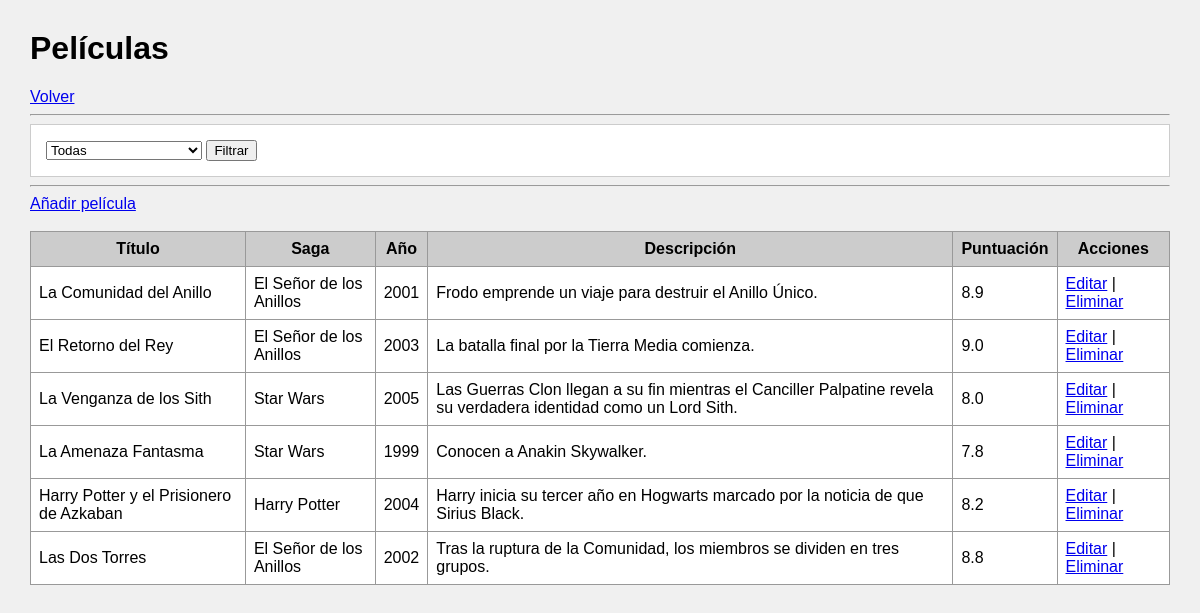
/listar.php (signed in), run on the app's committed database.
### tables this page shows
CREATE TABLE `peliculas` (
  `id_pelicula` int(11) NOT NULL,
  `titulo` varchar(150) NOT NULL,
  `saga` varchar(100) NOT NULL,
  `anyo` int(4) NOT NULL,
  `descripcion` text NOT NULL,
  `puntuacion` decimal(3,1) NOT NULL
);

### funciones.php (called while the page is built, shortened)
<?php
function obtenerPeliculas($conn)
{
    return $conn->query("SELECT * FROM peliculas");
}
?>

### listar.php (the view, shortened to what this page needs)
<?php
require_once 'conexion.php';
require_once 'funciones.php';
$peliculas = (isset($_POST['saga']) && $_POST['saga'] != "")
    ? obtenerPeliculasPorSaga($conn, $_POST['saga'])
    : obtenerPeliculas($conn);
?>
<!DOCTYPE html>
<html lang="es">
<head>
    <link rel="stylesheet" href="estilos.css">
</head>
<body>
    <h1>Películas</h1>
    <a href="index.php">Volver</a>
    <hr>
    <form method="POST">
        <select name="saga">
            <option value="">Todas</option>
        </select>
        <input type="submit" value="Filtrar">
        </form>
        <hr>
        <a href="insertar.php">Añadir película</a>
    <br><br>
    <table border="1">
        <tr>
            <th>Título</th>
            <th>Saga</th>
            <th>Año</th>
            <th>Descripción</th>
            <th>Puntuación</th>
            <th>Acciones</th>
        </tr>
        <?php while ($f = $peliculas->fetch_assoc()) { ?>
                <tr>
                    <td><?php echo $f['titulo']; ?></td>
                    <td><?php echo $f['saga']; ?></td>
                    <td><?php echo $f['anyo']; ?></td>
                    <td><?php echo $f['descripcion']; ?></td>
                    <td><?php echo $f['puntuacion']; ?></td>
                    <td>
                        <a href=" editar.php?id=<?php echo $f['id_pelicula']; ?>">Editar</a> |
                <a href="listar.php?eliminar=<?php echo $f['id_pelicula']; ?>"
                    onclick="return confirm('¿Eliminar?')">Eliminar</a>
                </td>
                </tr>
        <?php } ?>
        </table>
</body>
</html>

### css/estilos.css (style rules this page uses)
body { font-family: sans-serif; margin: 30px; background-color: #f0f0f0; }
table { width: 100%; border-collapse: collapse; background-color: white; }
th, td { border: 1px solid #999; padding: 8px; }
th { background-color: #ccc; }
form { background: white; padding: 15px; border: 1px solid #ccc; }

### data on the page
peliculas: titulo "La Comunidad del Anillo", saga "El Señor de los Anillos", anyo "2001", descripcion "Frodo emprende un viaje para destruir el Anillo Único.", puntuacion "8.9"
peliculas: titulo "El Retorno del Rey", saga "El Señor de los Anillos", anyo "2003", descripcion "La batalla final por la Tierra Media comienza.", puntuacion "9.0"
peliculas: titulo "La Venganza de los Sith", saga "Star Wars", anyo "2005", descripcion "Las Guerras Clon llegan a su fin mientras el Canciller Palpatine revela su verdadera identidad como un Lord Sith.", puntuacion "8.0"
peliculas: titulo "La Amenaza Fantasma", saga "Star Wars", anyo "1999", descripcion "Conocen a Anakin Skywalker.", puntuacion "7.8"
peliculas: titulo "Harry Potter y el Prisionero de Azkaban", saga "Harry Potter", anyo "2004", descripcion "Harry inicia su tercer año en Hogwarts marcado por la noticia de que Sirius Black.", puntuacion "8.2"
peliculas: titulo "Las Dos Torres", saga "El Señor de los Anillos", anyo "2002", descripcion "Tras la ruptura de la Comunidad, los miembros se dividen en tres grupos.", puntuacion "8.8"
